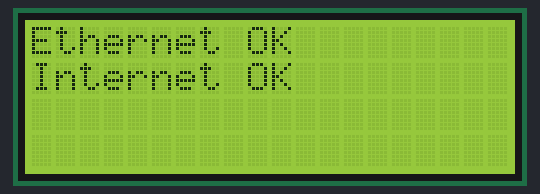
A sketch run on a simulated Arduino Uno, built for the host (arithmetic inside an expression is 32-bit, double 64-bit). Parts: 20×4 character LCD. WiFi joins after 1.5 s; servers stay silent unless stated; what the sketch prints to the serial monitor is not drawn.

Above: at 2.9 s.

The sketch:

ethernet.ino
```cpp
#include <SPI.h>
#include <Ethernet.h>
#include <Wire.h>
#include <LiquidCrystal_I2C.h>

// MAC address for Ethernet shield
byte mac[] = { 0xDE, 0xAD, 0xBE, 0xEF, 0x00, 0x01 };


// Initialize the LCD with the I2C address and dimensions
LiquidCrystal_I2C lcd(0x27, 20, 4); // Address 0x27, 20 columns, 4 rows

void setup() {
  // Start serial communication for debugging
  Serial.begin(9600);

  // Initialize the LCD
  lcd.init();
  lcd.backlight();
  lcd.setCursor(0, 0);
  lcd.print("Connecting...");

  // Initialize Ethernet with DHCP
  if (Ethernet.begin(mac) == 0) {
    Serial.println("Failed to configure Ethernet using DHCP");
    lcd.setCursor(0, 1);
    lcd.print("Ethernet Failed");
    while (true);
  }
  delay(1000); // Give the Ethernet shield a second to initialize
  lcd.clear();
}

void loop() {
  // Check if Ethernet is connected by pinging a server
  if (Ethernet.hardwareStatus() == EthernetNoHardware) {
    Serial.println("Ethernet shield was not found.");
    lcd.setCursor(0, 0);
    lcd.print("No Ethernet Shield");
  } else if (Ethernet.linkStatus() == LinkOFF) {
    Serial.println("Ethernet cable is not connected.");
    lcd.setCursor(0, 0);
    lcd.print("Cable not conn.");
  } else {
    lcd.setCursor(0, 0);
    lcd.print("Ethernet OK");

    // Attempt to connect to a website (e.g., Google)
    if (connectToServer("www.google.com")) {
      Serial.println("Internet connected");
      lcd.setCursor(0, 1);
      lcd.print("Internet OK");
    } else {
      Serial.println("Internet not connected");
      lcd.setCursor(0, 1);
      lcd.print("No Internet");
    }
  }
  delay(5000); // Check every 5 seconds
}

bool connectToServer(const char* host) {
  EthernetClient client;
  if (client.connect(host, 80)) {
    client.stop();
    return true;
  }
  client.stop();
  return false;
}
```
